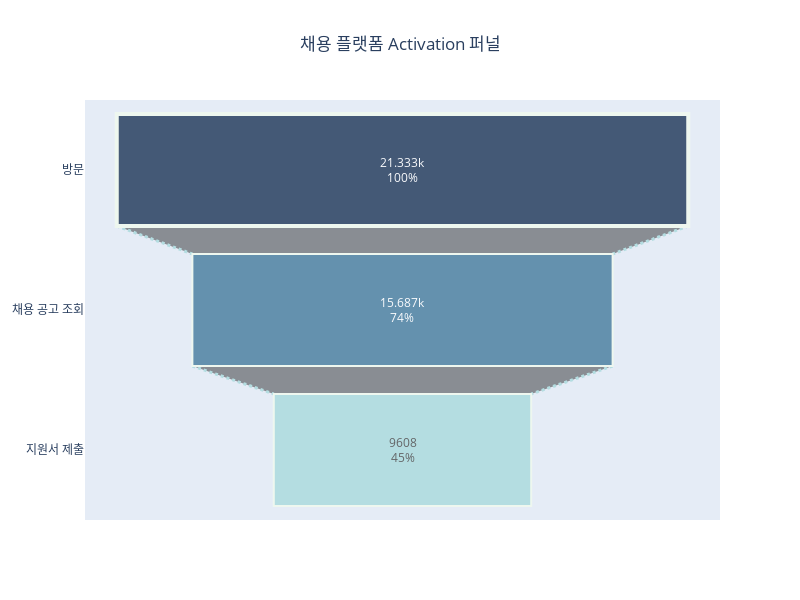

The cell this chart's notebook holds for it:
### Markdown cell above
- 채용 플랫폼의 각 퍼널 단계별 유저 수를 시각화하여 사용자 흐름을 시각적으로 이해할 수 있도록 구성함
- 다양한 퍼널 차트를 사용하여 각 단계에서 이탈하거나 다음 단계로 진행한 유저 수를 한눈에 확인 가능함

- **퍼널 시각화 - 1 (기본 퍼널 차트)**:
  - `plotly.express.funnel` 함수를 이용하여 기본 퍼널 차트를 생성함
  - `funnel_df`에 각 퍼널 단계와 해당 유저 수를 데이터프레임 형태로 저장하여 시각화에 사용함

- **퍼널 시각화 - 2 (퍼널 영역 차트)**:
  - `plotly.express.funnel_area` 함수를 사용해 퍼널을 면적 차트로 표현함
  - `funnel_step`에 각 퍼널 단계 이름, `step_values`에 해당 단계의 유저 수를 저장하여 시각화에 사용함
  - 색상 팔레트는 `px.colors.sequential.Plasma`를 사용해 단계별로 시각적 구분을 줌

- **퍼널 시각화 - 3 (Funnelarea 차트)**:
  - `plotly.graph_objects.Funnelarea`를 이용하여 커스텀 퍼널 영역 차트를 생성함
  - `funnel_step`에 단계 이름, `step_values`에 유저 수를 넣어 차트를 그리며, 투명도(`opacity`)와 테두리 색상을 설정해 시각적 강조를 추가함

### Code cell
# 퍼널 시각화 - 1
funnel_df = pd.DataFrame({
    "단계": list(funnel_dict.keys()),
    "유저 수": list(funnel_dict.values())
})

fig = go.Figure(go.Funnel(
    x=funnel_df['유저 수'],
    y=funnel_df['단계'],
    textposition="inside",
    textinfo="value+percent initial",
    opacity=0.8,
    marker=dict(
        color=[
            "#1D3557",  # 짙은 파랑
            "#457B9D",   # 중간 파랑
            "#A8DADC",   # 밝은 파랑
            "#F1FAEE",   # 매우 연한 색
            "#F1FAEE",   # 매우 연한 색
            "#F1FAEE"    # 매우 연한 색
        ],
        line=dict(
            width=[4, 2, 2, 3, 1, 1],
            color=["#F1FAEE", "#F1FAEE", "#F1FAEE", "#1D3557", "#1D3557", "#1D3557"]
        )
    ),
    connector=dict(
        line=dict(
            color="#A8DADC",
            dash="dot",
            width=3
        )
    )
))


fig.update_layout(
    title_text='채용 플랫폼 Activation 퍼널',
    title_x=0.5,
    width=800,   # 원하는 폭 (픽셀)
    height=600   # 원하는 높이 (픽셀)
)
# 그래프 보여주기
fig.show()

### Figure 1 — Plotly figure (JSON) as saved in the notebook; plotly's stock layout.template omitted (floating-point values rounded to 4 significant figures)
{"data": [{"connector": {"line": {"color": "#A8DADC", "dash": "dot", "width": 3}}, "marker": {"color": ["#1D3557", "#457B9D", "#A8DADC", "#F1FAEE", "#F1FAEE", "#F1FAEE"], "line": {"color": ["#F1FAEE", "#F1FAEE", "#F1FAEE", "#1D3557", "#1D3557", "#1D3557"], "width": [4, 2, 2, 3, 1, 1]}}, "opacity": 0.8, "textinfo": "value+percent initial", "textposition": "inside", "type": "funnel", "x": [21333, 15687, 9608], "y": ["방문", "채용 공고 조회", "지원서 제출"]}], "layout": {"height": 600, "title": {"text": "채용 플랫폼 Activation 퍼널", "x": 0.5}, "width": 800}}
